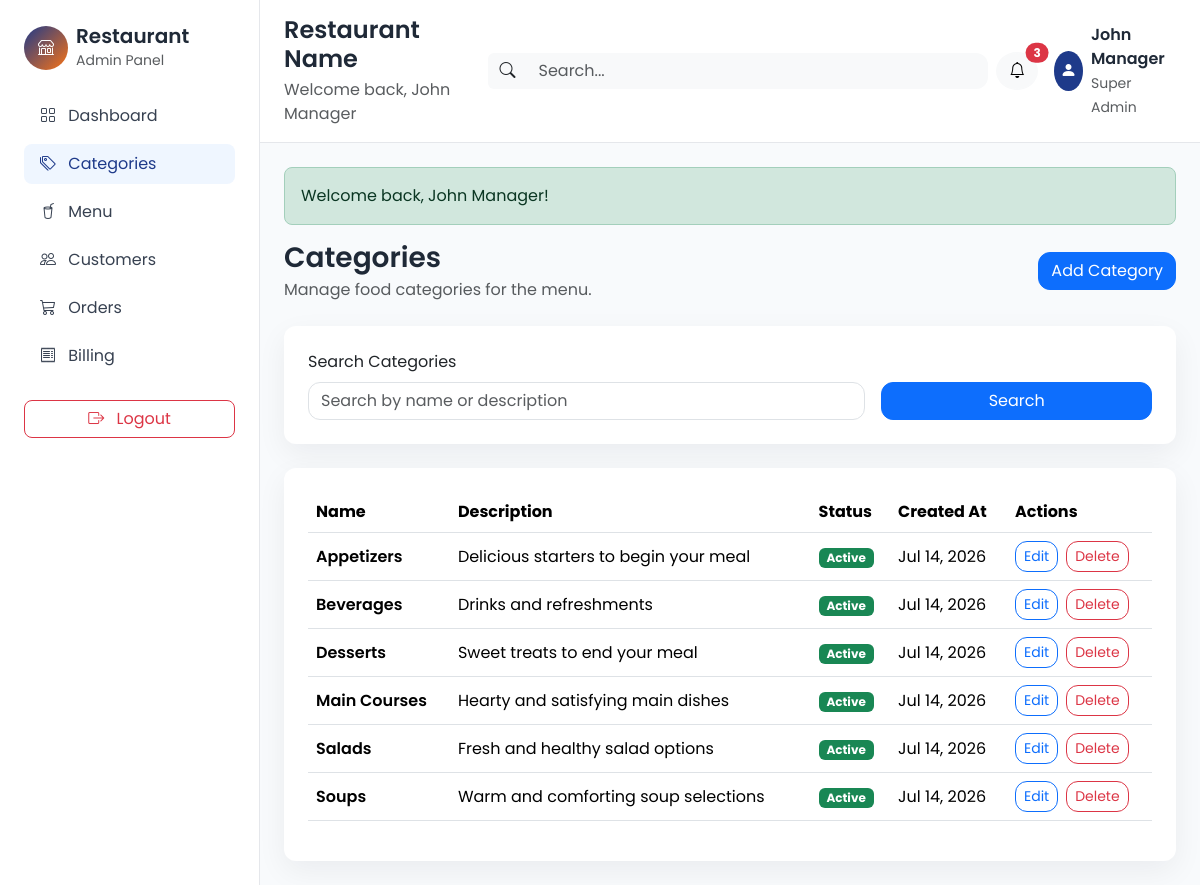
/pages/categories/view_categories.php (signed in), run on the app's committed database.
### tables this page shows
CREATE TABLE IF NOT EXISTS categories (
    id INT AUTO_INCREMENT PRIMARY KEY,
    name VARCHAR(100) NOT NULL UNIQUE,
    description TEXT DEFAULT NULL,
    status VARCHAR(20) DEFAULT 'active',
    created_at TIMESTAMP DEFAULT CURRENT_TIMESTAMP,
    updated_at TIMESTAMP DEFAULT CURRENT_TIMESTAMP ON UPDATE CURRENT_TIMESTAMP
);

### pages/categories/view_categories.php (the view, shortened to what this page needs)
<?php
require_once ROOT_PATH . 'includes/functions.php';
require_once ROOT_PATH . 'includes/header.php';
$searchTerm = trim($_GET['search'] ?? '');
$page = max(1, (int) ($_GET['page'] ?? 1));
$perPage = 10;
$connection = getDbConnection();
$offset = ($page - 1) * $perPage;
$listSql = 'SELECT id, name, description, status, created_at FROM categories WHERE 1=1';
$listParams = [];
$listTypes = '';
$listSql .= ' ORDER BY name ASC LIMIT ? OFFSET ?';
$listParams[] = $perPage;
$listParams[] = $offset;
$listTypes .= 'ii';
$listStatement = $connection->prepare($listSql);
if (!empty($listParams)) {
    $listReferences = [];
    foreach ($listParams as &$value) {
        $listReferences[] = &$value;
    }
    array_unshift($listReferences, $listTypes);
    call_user_func_array([$listStatement, 'bind_param'], $listReferences);
}
$listStatement->execute();
$listResult = $listStatement->get_result();
$categories = $listResult->fetch_all(MYSQLI_ASSOC);
?>
<div class="d-flex flex-column flex-md-row justify-content-between align-items-md-center mb-4 gap-3">
    <div>
        <h3 class="fw-semibold mb-1">Categories</h3>
        <p class="text-muted mb-0">Manage food categories for the menu.</p>
    </div>
    <a href="<?php echo BASE_URL; ?>/pages/categories/add_category.php" class="btn btn-primary">Add Category</a>
</div>
<div class="card p-4 mb-4">
    <form method="GET" class="row g-3 align-items-end">
        <div class="col-12 col-md-8">
            <label class="form-label">Search Categories</label>
            <input type="text" name="search" class="form-control" placeholder="Search by name or description" value="<?php echo htmlspecialchars($searchTerm); ?>">
        </div>
        <div class="col-12 col-md-4">
            <button type="submit" class="btn btn-primary w-100">Search</button>
        </div>
    </form>
</div>
<div class="card p-4">
    <?php if (empty($categories)): ?>
        <?php echo renderEmptyState('No categories found', 'Add your first menu category to get started.'); ?>
    <?php else: ?>
        <div class="table-responsive">
            <table class="table align-middle">
                <thead>
                    <tr class="text-muted">
                        <th>Name</th>
                        <th>Description</th>
                        <th>Status</th>
                        <th>Created At</th>
                        <th>Actions</th>
                    </tr>
                </thead>
                <tbody>
                    <?php foreach ($categories as $category): ?>
                        <tr>
                            <td class="fw-semibold"><?php echo htmlspecialchars($category['name']); ?></td>
                            <td><?php echo htmlspecialchars($category['description'] ?? ''); ?></td>
                            <td>
                                <?php if (($category['status'] ?? 'active') === 'active'): ?>
                                    <span class="badge bg-success">Active</span>
                                <?php else: ?>
                                    <span class="badge bg-secondary">Inactive</span>
                                <?php endif; ?>
                            </td>
                            <td><?php echo htmlspecialchars(date('M d, Y', strtotime($category['created_at']))); ?></td>
                            <td>
                                <div class="d-flex gap-2">
                                    <a href="<?php echo BASE_URL; ?>/pages/categories/edit_category.php?id=<?php echo (int) $category['id']; ?>" class="btn btn-sm btn-outline-primary">Edit</a>
                                    <form method="POST" action="<?php echo BASE_URL; ?>/pages/categories/delete_category.php" onsubmit="return confirm('Delete this category? Dishes referencing it will fail to load or delete.');">
                                        <button type="submit" class="btn btn-sm btn-outline-danger">Delete</button>
                                    </form>
                                </div>
                            </td>
                        </tr>
                    <?php endforeach; ?>
                </tbody>
            </table>
        </div>
    <?php endif; ?>
</div>
<?php require_once ROOT_PATH . 'includes/footer.php'; ?>

### assets/css/styles.css (style rules this page uses)
body { font-family: 'Poppins', sans-serif; background-color: #F8FAFC; color: #1F2937; }
.card { border: 0; border-radius: 12px; box-shadow: 0 10px 30px rgba(15, 23, 42, 0.06); }
.btn { border-radius: 12px; }
.form-control, .form-select { border-radius: 12px; }

### data on the page
categories: name "Appetizers", description "Delicious starters to begin your meal", status "Active", created_at "Jul 14, 2026"
categories: name "Beverages", description "Drinks and refreshments", status "Active", created_at "Jul 14, 2026"
categories: name "Desserts", description "Sweet treats to end your meal", status "Active", created_at "Jul 14, 2026"
categories: name "Main Courses", description "Hearty and satisfying main dishes", status "Active", created_at "Jul 14, 2026"
categories: name "Salads", description "Fresh and healthy salad options", status "Active", created_at "Jul 14, 2026"
categories: name "Soups", description "Warm and comforting soup selections", status "Active", created_at "Jul 14, 2026"

### other printed values
$adminName "John Manager"
$flash['message'] "Welcome back, John Manager!"
